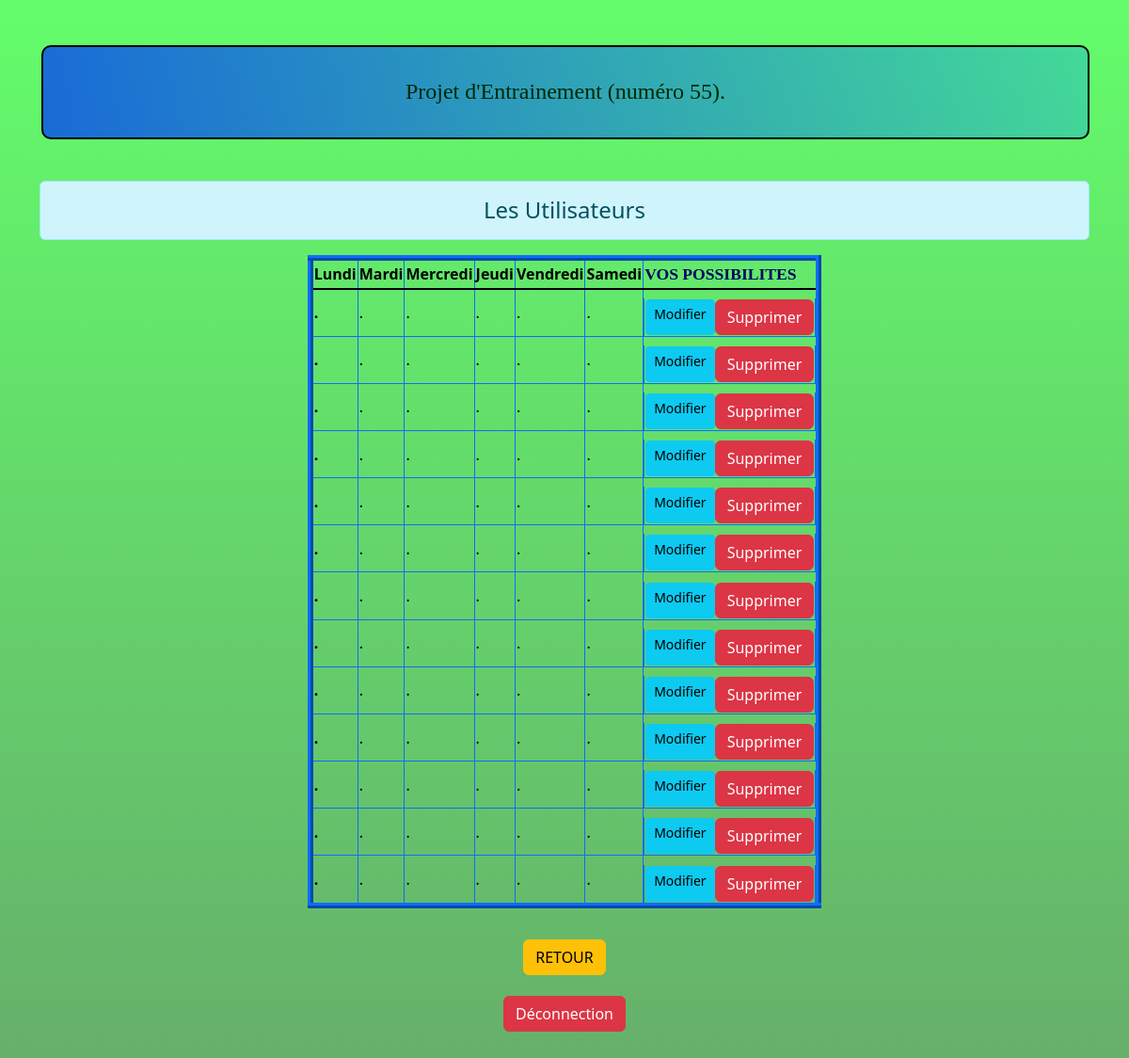
The page /vue_emploie/ on the database its author committed.
### Etudiant/models.py (models this page shows)
class form_5(models.Model):
    lundi = models.CharField(max_length=1000000, db_column='lundi')
    mardi = models.CharField(max_length=1000000, db_column='mardi')
    mercredi = models.CharField(max_length=1000000, db_column='mercredi')
    jeudi = models.CharField(max_length=1000000, db_column='jeudi')
    vendredi = models.CharField(max_length=1000000, db_column='vendredi')
    samedi = models.CharField(max_length=1000000, db_column='samedi')
    occupate = models.CharField(max_length= 1, db_column="occupate")

### Etudiant/views.py (the view)
# urls.py: path('vue_emploie/', views.v_emploie, name='vue_emploie'),
def v_emploie(request):
    partner0 = form_5.objects.all()
    return render(request, 'Etudiant/vue_emploie.html' , {'partner0' : partner0})

### Etudiant/templates/Etudiant/vue_emploie.html (shortened to what this page needs)
<!DOCTYPE html>
{% load static %}
<html lang="en">
<head>
    <link rel="stylesheet" href="{% static 'Etudiant/css/bootstrap.css' %}">
</head>
<body style="background: linear-gradient(to bottom, rgba(0, 252, 13, 0.61), rgba(19, 75, 24, 0.644));">
    <div class="container mt-5">
        <h4 class="text-center danger" style="margin-bottom: 4%;border-radius: 10px;border: 2px solid black; background: linear-gradient(to right, rgba(0, 59, 252, 0.74), rgba(0, 149, 248, 0.322));padding: 3%;margin-left: 2px;color: rgb(0, 41, 0); font-family:cursive;">Projet d'Entrainement (numéro 55).</h4>
        <h4 class="text-center alert alert-info">Les Utilisateurs</h4>
        <center><div class="col">
            <table class="table-warning table-bordered border-primary" style=" border: 6px inset;">
                <thead>
                    {% if partner0 %}
                  <tr>
                    <th scope="col">Lundi</th>
                    <th scope="col">Mardi</th>
                    <th scope="col">Mercredi</th>
                    <th scope="col">Jeudi</th>
                    <th scope="col">Vendredi</th>
                    <th scope="col">Samedi</th>
                    <th scope="col" style="font-family: impact; font-size: 110%; color: rgb(0, 0, 99);">VOS POSSIBILITES</th>
                  </tr>
                </thead>
                <tbody class="table-group-divider">
                    {% for objs in partner0 %}
                    <tr>
                        <th scope="row">{{objs.lundi}}</th>
                        <td>{{objs.mardi}}</td>
                        <td>{{objs.mercredi}}</td>
                        <td>{{objs.jeudi}}</td>
                        <td>{{objs.vendredi}}</td>
                        <td>{{objs.samedi}}</td>
                        <td style="display: flex; margin-top: 5%;">
                            <a href="{% url 'updatepath' objs.id %}" class = "btn btn-info btn-sm">Modifier</a>
                            <form action="{% url 'delete_path' objs.id %}" method="post">
                                <input type="submit" class="btn btn-danger" value="Supprimer">
                            </form>
                        </td>
                    </tr>
                    {% endfor%}
                </tbody>
              </table>
            {% else %}
            <h4 class="text-center alert alert-warning">AUCUN EMPLOI DE TEMPS DISPONIBLE !</h4>
            {% endif %}
            <center><div class="row" style="margin-bottom: 50%; margin-top: 3%;">
                <center><a href="javascript:history.back()" class = "btn btn-warning " style="margin-bottom: 2%;">RETOUR</a></center>
                <center><a href="{% url 'addandshow' %}" class = "btn btn-danger col">Déconnection</a></center>
            </div>
            </center>
        </div></center>
    </div>
</body>
</html>

### rows shown on the page
form_5: lundi ".", mardi ".", mercredi ".", jeudi ".", vendredi ".", samedi "."
form_5: lundi ".", mardi ".", mercredi ".", jeudi ".", vendredi ".", samedi "."
form_5: lundi ".", mardi ".", mercredi ".", jeudi ".", vendredi ".", samedi "."
form_5: lundi ".", mardi ".", mercredi ".", jeudi ".", vendredi ".", samedi "."
form_5: lundi ".", mardi ".", mercredi ".", jeudi ".", vendredi ".", samedi "."
form_5: lundi ".", mardi ".", mercredi ".", jeudi ".", vendredi ".", samedi "."
form_5: lundi ".", mardi ".", mercredi ".", jeudi ".", vendredi ".", samedi "."
form_5: lundi ".", mardi ".", mercredi ".", jeudi ".", vendredi ".", samedi "."
form_5: lundi ".", mardi ".", mercredi ".", jeudi ".", vendredi ".", samedi "."
form_5: lundi ".", mardi ".", mercredi ".", jeudi ".", vendredi ".", samedi "."
form_5: lundi ".", mardi ".", mercredi ".", jeudi ".", vendredi ".", samedi "."
form_5: lundi ".", mardi ".", mercredi ".", jeudi ".", vendredi ".", samedi "."
form_5: lundi ".", mardi ".", mercredi ".", jeudi ".", vendredi ".", samedi "."
